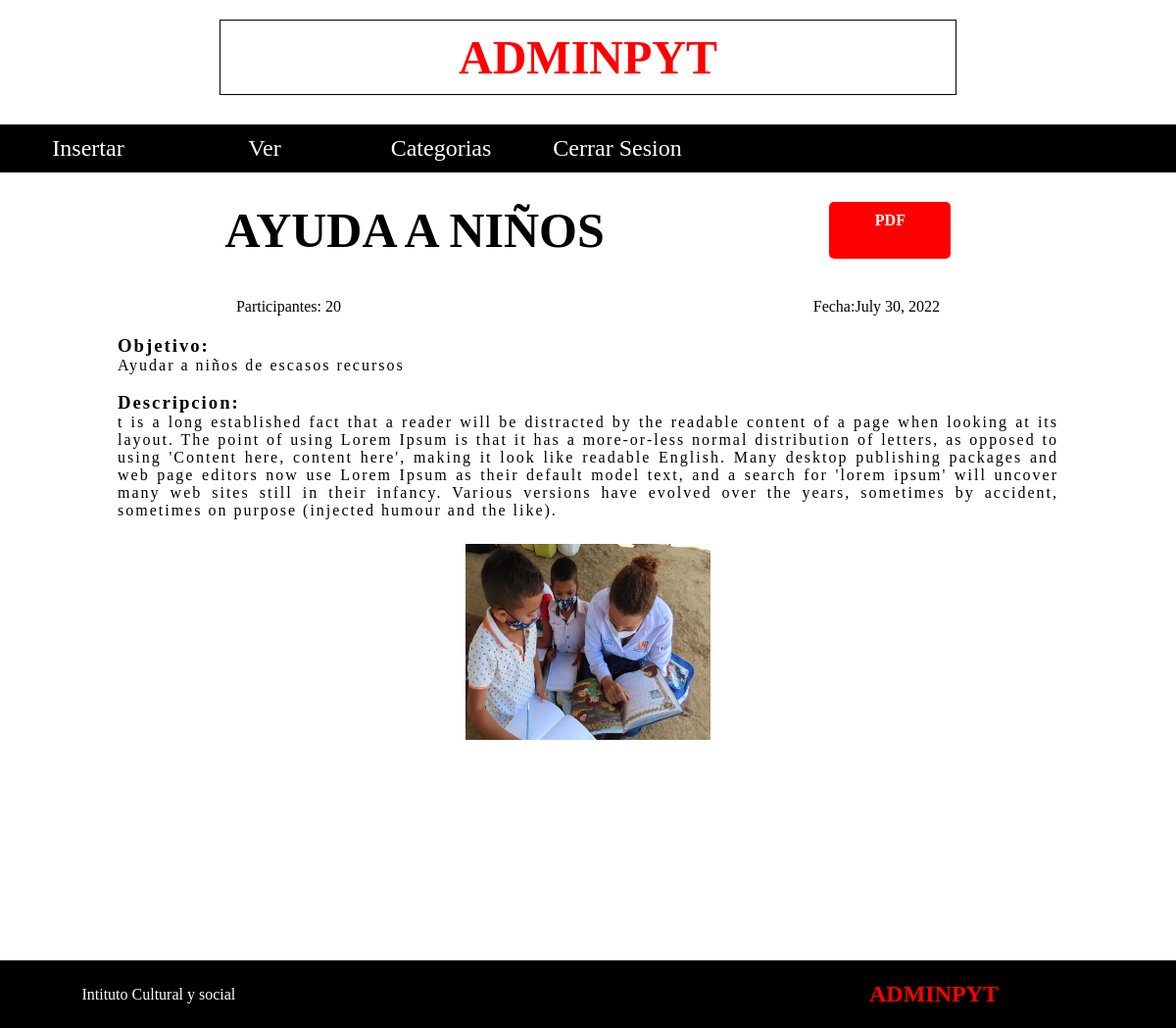
Screenshot of /detalle-actividad/16 with the database file from the repository.
### applications/actividad/models.py (models this page shows, shortened)
class Actividad(models.Model):
    nombre = models.CharField('Nombre',max_length=50)
    fecha = models.DateField('Fecha')
    participantes = models.IntegerField('Participantes',max_length=None)
    objetivo = models.CharField('Objetivo',max_length=500)
    descripcion = models.CharField('Descripcion',max_length=2000)
    categoria = models.ForeignKey(Categoria, on_delete=models.CASCADE)
    imagen=models.ImageField(upload_to='actividad',blank=True,null=True)
    class Meta:
        verbose_name = 'Actividad'
        verbose_name_plural = 'Actividades'

### applications/actividad/views.py (the view)
# urls.py: path('detalle-actividad/<pk>',views.ActividadDetailView.as_view(),name='activity-detail'),
class ActividadDetailView(DetailView):
    model = Actividad
    template_name = "detail_activity.html"
    def get_context_data(self, **kwargs):
        context = super(ActividadDetailView, self).get_context_data(**kwargs)
        return context

### applications/actividad/context.py (called while the page is built)
def get_categorias(request):
    categorias=Categoria.objects.all()
    return {
        'categorias':categorias
    }

### templates/detail_activity.html (shortened to what this page needs)
{% extends 'base.html' %}
{% block content %}
{% load static %}
{% include 'header.html' %}
<main class="main contenedor">
    <section class="header-detail-activity">
      <h2 style="text-transform:uppercase ;">{{actividad.nombre}}</h2>
      <a href="{% url 'actividades_app:generate-pdf' %}" target="_blank" class="btn-eliminar">PDF</a>
    </section>
    <section class="data-detail-activty">
      <span>Participantes: {{actividad.participantes}} </span>
      <span>Fecha:{{actividad.fecha}} </span>
    </section>
    <section class="objetivo-detail-activity">
      <h3>Objetivo:</h3>
      <p>
       {{actividad.objetivo}}
      </p>
    </section>
    <br>
    <section class="descrpcion-detail-activity">
        <h3>Descripcion:</h3>
      <p>
        {{actividad.descripcion}}
      </p>
    </section>
    <section class="evidencias-detail-activity">
      <section class="imagenes-evidencias">
           {% if actividad.imagen %}
           <img src="{{actividad.imagen.url }}" class="img-detail-activity" />
           {% else %}
           <img src="{% static 'img/beneficios.png' %}" class="img-detail-activity" />
           {% endif %}
      </section>
    </section>
  </main>
{% include 'footer.html' %}
{% endblock content %}

### static/css/app.css (style rules this page uses)
* { margin: 0; padding: 0; }
a { text-decoration: none; }
.contenedor { max-width: 1200px; margin: 0 auto; }
a { width: 100%; text-align: center; color: white; font-size: 1.5rem; }
.main { margin-top: 30px; height: auto; }
h2 { text-align: center; font-size: 50px; margin-bottom: 20px; }
.btn-eliminar { width: 100px; background-color: red; color: white; border-radius: 5px; margin-bottom: 20px; padding: 10px 12px; font-weight: bold; font-size: 1rem; }
.header-detail-activity { display: flex; justify-content: space-evenly; margin-bottom: 20px; }
.data-detail-activty { display: flex; justify-content: space-around; margin-bottom: 20px; }
.descrpcion-detail-activity, .objetivo-detail-activity { margin: 0 auto; width: 80%; letter-spacing: 2px; text-align: justify; }
.evidencias-detail-activity { display: flex; justify-content: center; }
.img-detail-activity { width: 250px; height: 200px; margin: 5px 10px; }
.imagenes-evidencias { margin: 20px 5px; display: flex; flex-wrap: wrap; gap: 5px; justify-content: center; }

### rows the page displays
Actividad: nombre "AYUDA A NIÑOS", participantes "20", fecha "July 30, 2022", objetivo "Ayudar a niños de escasos recursos", descripcion "t is a long established fact that a reader will be distracted by the readable content of a page when looking at its layout. The point of using Lorem Ipsum is that it has a more-or-less normal distribution of letters, as opposed to using 'Content here, content here', making it look like readable English. Many desktop publishing packages and web page editors now use Lorem Ipsum as their default model text, and a search for 'lorem ipsum' will uncover many web sites still in their infancy. Various versions have evolved over the years, sometimes by accident, sometimes on purpose (injected humour and the like).", imagen (picture)
